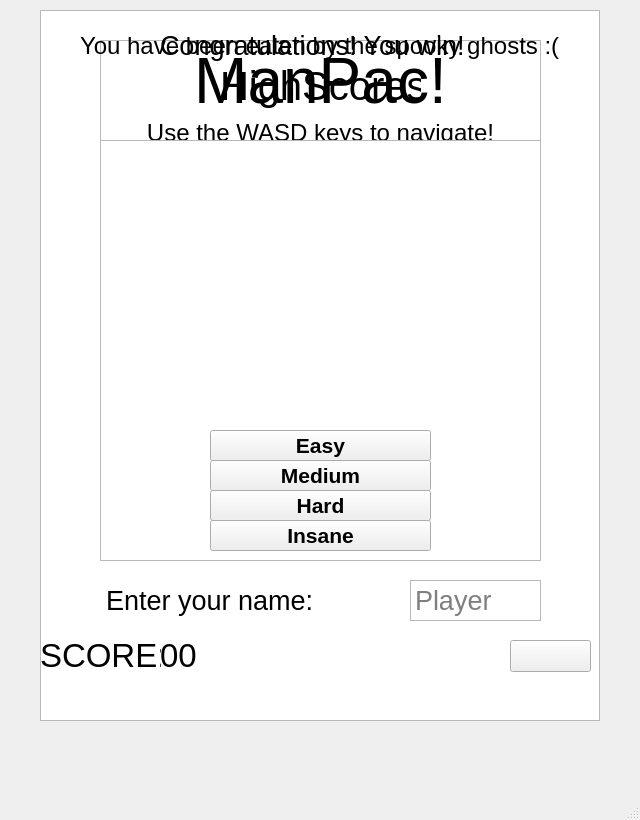
<?xml version="1.0" encoding="UTF-8"?>
<ui version="4.0">
 <class>MainWindow</class>
 <widget class="QMainWindow" name="MainWindow">
  <property name="geometry">
   <rect>
    <x>0</x>
    <y>0</y>
    <width>640</width>
    <height>820</height>
   </rect>
  </property>
  <property name="windowTitle">
   <string>ManPac</string>
  </property>
  <property name="autoFillBackground">
   <bool>false</bool>
  </property>
  <widget class="QWidget" name="centralWidget">
   <widget class="QGraphicsView" name="graphicsView">
    <property name="geometry">
     <rect>
      <x>40</x>
      <y>10</y>
      <width>560</width>
      <height>711</height>
     </rect>
    </property>
    <property name="verticalScrollBarPolicy">
     <enum>Qt::ScrollBarAlwaysOff</enum>
    </property>
    <property name="horizontalScrollBarPolicy">
     <enum>Qt::ScrollBarAlwaysOff</enum>
    </property>
   </widget>
   <widget class="QLabel" name="score_label">
    <property name="geometry">
     <rect>
      <x>40</x>
      <y>640</y>
      <width>121</width>
      <height>31</height>
     </rect>
    </property>
    <property name="font">
     <font>
      <pointsize>25</pointsize>
     </font>
    </property>
    <property name="text">
     <string>SCORE:</string>
    </property>
   </widget>
   <widget class="QLabel" name="score_val">
    <property name="geometry">
     <rect>
      <x>160</x>
      <y>640</y>
      <width>101</width>
      <height>31</height>
     </rect>
    </property>
    <property name="font">
     <font>
      <pointsize>25</pointsize>
      <weight>50</weight>
      <bold>false</bold>
     </font>
    </property>
    <property name="text">
     <string>00</string>
    </property>
   </widget>
   <widget class="QPushButton" name="Pause">
    <property name="geometry">
     <rect>
      <x>510</x>
      <y>640</y>
      <width>81</width>
      <height>32</height>
     </rect>
    </property>
    <property name="font">
     <font>
      <pointsize>12</pointsize>
      <weight>75</weight>
      <bold>true</bold>
     </font>
    </property>
    <property name="text">
     <string/>
    </property>
    <property name="icon">
     <iconset>
      <normaloff>images/Pause.png</normaloff>images/Pause.png</iconset>
    </property>
    <property name="iconSize">
     <size>
      <width>60</width>
      <height>20</height>
     </size>
    </property>
   </widget>
   <widget class="QTextBrowser" name="textBrowser">
    <property name="geometry">
     <rect>
      <x>100</x>
      <y>40</y>
      <width>441</width>
      <height>521</height>
     </rect>
    </property>
    <property name="html">
     <string>&lt;!DOCTYPE HTML PUBLIC &quot;-//W3C//DTD HTML 4.0//EN&quot; &quot;http://www.w3.org/TR/REC-html40/strict.dtd&quot;&gt;
&lt;html&gt;&lt;head&gt;&lt;meta name=&quot;qrichtext&quot; content=&quot;1&quot; /&gt;&lt;style type=&quot;text/css&quot;&gt;
p, li { white-space: pre-wrap; }
&lt;/style&gt;&lt;/head&gt;&lt;body style=&quot; font-family:'Cantarell'; font-size:11pt; font-weight:400; font-style:normal;&quot;&gt;
&lt;p align=&quot;center&quot; style=&quot; margin-top:0px; margin-bottom:0px; margin-left:0px; margin-right:0px; -qt-block-indent:0; text-indent:0px;&quot;&gt;&lt;span style=&quot; font-family:'MS Shell Dlg 2'; font-size:48pt;&quot;&gt;ManPac!&lt;/span&gt;&lt;/p&gt;
&lt;p align=&quot;center&quot; style=&quot; margin-top:0px; margin-bottom:0px; margin-left:0px; margin-right:0px; -qt-block-indent:0; text-indent:0px;&quot;&gt;&lt;span style=&quot; font-family:'MS Shell Dlg 2'; font-size:18pt;&quot;&gt;Use the WASD keys to navigate!&lt;/span&gt;&lt;/p&gt;
&lt;p align=&quot;center&quot; style=&quot; margin-top:0px; margin-bottom:0px; margin-left:0px; margin-right:0px; -qt-block-indent:0; text-indent:0px;&quot;&gt;&lt;span style=&quot; font-family:'MS Shell Dlg 2'; font-size:18pt;&quot;&gt;Are you ready?&lt;/span&gt;&lt;/p&gt;&lt;/body&gt;&lt;/html&gt;</string>
    </property>
   </widget>
   <widget class="QLabel" name="CDown">
    <property name="geometry">
     <rect>
      <x>255</x>
      <y>250</y>
      <width>131</width>
      <height>101</height>
     </rect>
    </property>
    <property name="font">
     <font>
      <pointsize>48</pointsize>
      <weight>75</weight>
      <bold>true</bold>
     </font>
    </property>
    <property name="text">
     <string>3</string>
    </property>
    <property name="alignment">
     <set>Qt::AlignCenter</set>
    </property>
   </widget>
   <widget class="QLabel" name="splash">
    <property name="geometry">
     <rect>
      <x>150</x>
      <y>210</y>
      <width>341</width>
      <height>181</height>
     </rect>
    </property>
    <property name="text">
     <string/>
    </property>
    <property name="pixmap">
     <pixmap resource="images.qrc">:/images/images/splash_small.png</pixmap>
    </property>
   </widget>
   <widget class="QLabel" name="lives_label">
    <property name="geometry">
     <rect>
      <x>290</x>
      <y>640</y>
      <width>100</width>
      <height>32</height>
     </rect>
    </property>
    <property name="text">
     <string/>
    </property>
   </widget>
   <widget class="QPlainTextEdit" name="name">
    <property name="geometry">
     <rect>
      <x>410</x>
      <y>580</y>
      <width>131</width>
      <height>41</height>
     </rect>
    </property>
    <property name="font">
     <font>
      <pointsize>20</pointsize>
     </font>
    </property>
    <property name="verticalScrollBarPolicy">
     <enum>Qt::ScrollBarAlwaysOff</enum>
    </property>
    <property name="horizontalScrollBarPolicy">
     <enum>Qt::ScrollBarAlwaysOff</enum>
    </property>
    <property name="placeholderText">
     <string>Player</string>
    </property>
   </widget>
   <widget class="QLabel" name="name_label">
    <property name="geometry">
     <rect>
      <x>106</x>
      <y>580</y>
      <width>231</width>
      <height>41</height>
     </rect>
    </property>
    <property name="font">
     <font>
      <pointsize>20</pointsize>
     </font>
    </property>
    <property name="text">
     <string>Enter your name:</string>
    </property>
   </widget>
   <widget class="QLabel" name="endgametxt">
    <property name="geometry">
     <rect>
      <x>80</x>
      <y>30</y>
      <width>501</width>
      <height>31</height>
     </rect>
    </property>
    <property name="font">
     <font>
      <pointsize>18</pointsize>
     </font>
    </property>
    <property name="text">
     <string>You have been eaten by the spooky ghosts :(</string>
    </property>
   </widget>
   <widget class="QLabel" name="highscores">
    <property name="geometry">
     <rect>
      <x>220</x>
      <y>60</y>
      <width>201</width>
      <height>51</height>
     </rect>
    </property>
    <property name="font">
     <font>
      <pointsize>30</pointsize>
     </font>
    </property>
    <property name="text">
     <string>HighScores</string>
    </property>
   </widget>
   <widget class="QTextBrowser" name="HSview">
    <property name="geometry">
     <rect>
      <x>100</x>
      <y>140</y>
      <width>441</width>
      <height>421</height>
     </rect>
    </property>
    <property name="font">
     <font>
      <pointsize>14</pointsize>
     </font>
    </property>
   </widget>
   <widget class="QLabel" name="wintxt">
    <property name="geometry">
     <rect>
      <x>160</x>
      <y>30</y>
      <width>311</width>
      <height>31</height>
     </rect>
    </property>
    <property name="font">
     <font>
      <pointsize>20</pointsize>
     </font>
    </property>
    <property name="text">
     <string>Congratulations! You win!</string>
    </property>
   </widget>
   <widget class="QLabel" name="trophy">
    <property name="geometry">
     <rect>
      <x>240</x>
      <y>568</y>
      <width>151</width>
      <height>141</height>
     </rect>
    </property>
    <property name="pixmap">
     <pixmap resource="images.qrc">:/images/images/trophy.png</pixmap>
    </property>
    <property name="scaledContents">
     <bool>true</bool>
    </property>
   </widget>
   <widget class="QPushButton" name="Ready_Easy">
    <property name="geometry">
     <rect>
      <x>210</x>
      <y>430</y>
      <width>221</width>
      <height>31</height>
     </rect>
    </property>
    <property name="font">
     <font>
      <pointsize>16</pointsize>
      <weight>75</weight>
      <bold>true</bold>
     </font>
    </property>
    <property name="text">
     <string>Easy</string>
    </property>
   </widget>
   <widget class="QPushButton" name="Ready_Insane">
    <property name="geometry">
     <rect>
      <x>210</x>
      <y>520</y>
      <width>221</width>
      <height>31</height>
     </rect>
    </property>
    <property name="font">
     <font>
      <pointsize>16</pointsize>
      <weight>75</weight>
      <bold>true</bold>
     </font>
    </property>
    <property name="text">
     <string>Insane</string>
    </property>
   </widget>
   <widget class="QPushButton" name="Ready_Medium">
    <property name="geometry">
     <rect>
      <x>210</x>
      <y>460</y>
      <width>221</width>
      <height>31</height>
     </rect>
    </property>
    <property name="font">
     <font>
      <pointsize>16</pointsize>
      <weight>75</weight>
      <bold>true</bold>
     </font>
    </property>
    <property name="text">
     <string>Medium</string>
    </property>
   </widget>
   <widget class="QPushButton" name="Ready_Hard">
    <property name="geometry">
     <rect>
      <x>210</x>
      <y>490</y>
      <width>221</width>
      <height>31</height>
     </rect>
    </property>
    <property name="font">
     <font>
      <pointsize>16</pointsize>
      <weight>75</weight>
      <bold>true</bold>
     </font>
    </property>
    <property name="text">
     <string>Hard</string>
    </property>
   </widget>
  </widget>
  <widget class="QStatusBar" name="statusBar"/>
 </widget>
 <layoutdefault spacing="6" margin="11"/>
 <resources>
  <include location="images.qrc"/>
 </resources>
 <connections/>
</ui>
